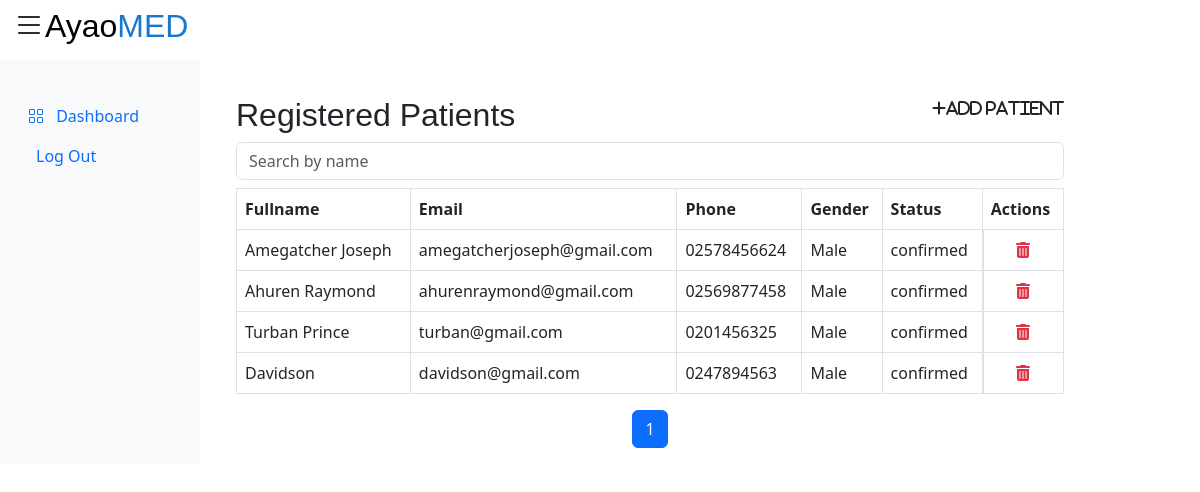
/dashboard/admin/patients/landing_page.php, run on the app's committed database.
### tables this page shows
CREATE TABLE `patients` (
  `id` int(11) NOT NULL,
  `fullname` varchar(255) NOT NULL,
  `email` varchar(255) NOT NULL,
  `phone` varchar(20) NOT NULL,
  `date_of_birth` date NOT NULL,
  `gender` enum('Male','Female','Other') NOT NULL,
  `address` varchar(650) DEFAULT NULL,
  `location` varchar(255) DEFAULT NULL,
  `password` varchar(255) NOT NULL,
  `status` varchar(20) DEFAULT 'unconfirmed'
);

### dashboard/admin/patients/landing_page.php (the view, shortened to what this page needs)
<?php
require_once "../../../config/db.php";
?>
<!DOCTYPE html>
<html lang="en">
<head>
  <link rel="stylesheet" href="../../../assets/styles/d_db_style.css">
  <link href="https://cdn.jsdelivr.net/npm/bootstrap@5.3.0-alpha3/dist/css/bootstrap.min.css" rel="stylesheet">
  <link rel="stylesheet" href="https://cdn.jsdelivr.net/npm/bootstrap-icons@1.10.2/font/bootstrap-icons.css">
  <link rel="stylesheet" href="https://cdnjs.cloudflare.com/ajax/libs/font-awesome/6.4.0/css/all.css">
  <link rel="stylesheet" href="https://cdnjs.cloudflare.com/ajax/libs/font-awesome/6.4.0/css/fontawesome.css">
  <link rel="stylesheet" href="https://cdnjs.cloudflare.com/ajax/libs/font-awesome/6.4.0/css/brands.min.css">
  <link rel="stylesheet" href="https://cdnjs.cloudflare.com/ajax/libs/font-awesome/6.4.0/css/solid.min.css">
</head>
<body>
  <div class="container-fluid">
    <div class="row">
      <div class="col-md-3 col-lg-2 bg-light">
        <ul class="nav flex-column py-5 my-5 position-fixed">
          <li class="nav-item">
            <a class="nav-link" href="#">
              <i class="bi bi-grid me-2"></i>
              Dashboard
            </a>
          </li>
          <li class="nav-item">
            <a class="nav-link" href="../../account/logout.php">
              Log Out
            </a>
          </li>
        </ul>
      </div>
      <div class="col-md-9 col-lg-9">
        <main class="main mt-5 pt-5">
          <div class="topbar fixed-top bg-white">
            <button class="btn d-flex align-items-center" type="button" data-bs-toggle="offcanvas" data-bs-target="#offcanvasWithBothOptions" aria-controls="offcanvasWithBothOptions">
              <h2 class=""><i class="pl-5 bi bi-list fs-2"></i><span class="text-black">Ayao</span><span class="text-blue">MED</span></h2>
            </button>
          </div>
          <section class="container">
            <section class="container">
              <?php
              $role = "patients";
              $items_per_page = 5;
              $current_page = isset($_GET['page']) ? $_GET['page'] : 1;
              $offset = ($current_page - 1) * $items_per_page;
              $columns = array();
              $query = "SHOW COLUMNS FROM $role";
              $result = mysqli_query($connection, $query);
              while ($row = mysqli_fetch_assoc($result)) {
                $column_name = $row['Field'];
                if ($column_name !== 'id' && $column_name !== 'password' && $column_name !== 'date_of_birth' && $column_name !== 'address' && $column_name !== 'location' && $column_name !== 'status') {
                  $columns[] = $column_name;
                }
              }
              $columns[] = 'status';
              ?>
              <div class="d-flex justify-content-between">
                <h2>Registered <?php echo ucfirst($role); ?></h2>
                <p><a href="../../../account/register.php" class="nav-link"><i class="fas fa-plus fa-md rounded-circle">Add Patient</i></a></p>
              </div>
              <div class="table-responsive">
                <input type="text" class="form-control mb-2" id="searchInput" placeholder="Search by name">
                <table class="table table-bordered">
                  <thead>
                    <tr>
                      <?php foreach ($columns as $column) : ?>
                        <th><?php echo ucfirst($column); ?></th>
                      <?php endforeach; ?>
                      <th>Actions</th>
                    </tr>
                  </thead>
                  <tbody>
                    <?php
                    $sql = "SELECT " . implode(", ", $columns) . ", id, status FROM $role";
                    $sql .= " LIMIT $items_per_page OFFSET $offset";
                    $result = mysqli_query($connection, $sql);
                    while ($row = mysqli_fetch_assoc($result)) :
                    ?>
                      <tr>
                        <?php foreach ($columns as $column) : ?>
                          <td><?php echo $row[$column]; ?></td>
                        <?php endforeach; ?>
                        <td class="d-flex justify-content-evenly">
                          <a href="#" class="delete-link" data-id="<?php echo $row['id']; ?>" data-role="<?php echo $role; ?>">
                            <i class="fas fa-trash-alt text-danger"></i>
                          </a>
                        </td>
                      </tr>
                    <?php endwhile; ?>
                  </tbody>
                </table>
              </div>
              <nav aria-label="Page navigation example">
                <ul class="pagination justify-content-center">
                  <?php
                  $page_count = ceil(mysqli_num_rows(mysqli_query($connection, "SELECT * FROM $role")) / $items_per_page);
                  for ($i = 1; $i <= $page_count; $i++) :
                  ?>
                    <li class="page-item <?php echo ($current_page == $i) ? 'active' : ''; ?>"><a class="page-link" href="?page=<?php echo $i; ?>"><?php echo $i; ?></a></li>
                  <?php endfor; ?>
                </ul>
              </nav>
            </section>
          </section>
        </main>
      </div>
    </div>
  </div>
</body>
</html>

### assets/styles/d_db_style.css (style rules this page uses)
:root { scroll-behavior: smooth; --primary-color: rgb(25, 119, 204); }
.text-blue { color: var(--primary-color); }
body { font-family: "Open Sans", sans-serif; background: #f6f9ff; color: #444444; }
a { color: #4154f1; text-decoration: none; }
h1, h2, h3, h4, h5, h6 { font-family: "Nunito", sans-serif; }

### data on the page
patients: fullname "Amegatcher Joseph", email "amegatcherjoseph@gmail.com", phone "02578456624", gender "Male", status "confirmed"
patients: fullname "Ahuren Raymond", email "ahurenraymond@gmail.com", phone "02569877458", gender "Male", status "confirmed"
patients: fullname "Turban Prince", email "turban@gmail.com", phone "0201456325", gender "Male", status "confirmed"
patients: fullname "Davidson", email "davidson@gmail.com", phone "0247894563", gender "Male", status "confirmed"

### other printed values
$role "Patients"
$column "Fullname"
$column "Email"
$column "Phone"
$column "Gender"
$column "Status"
